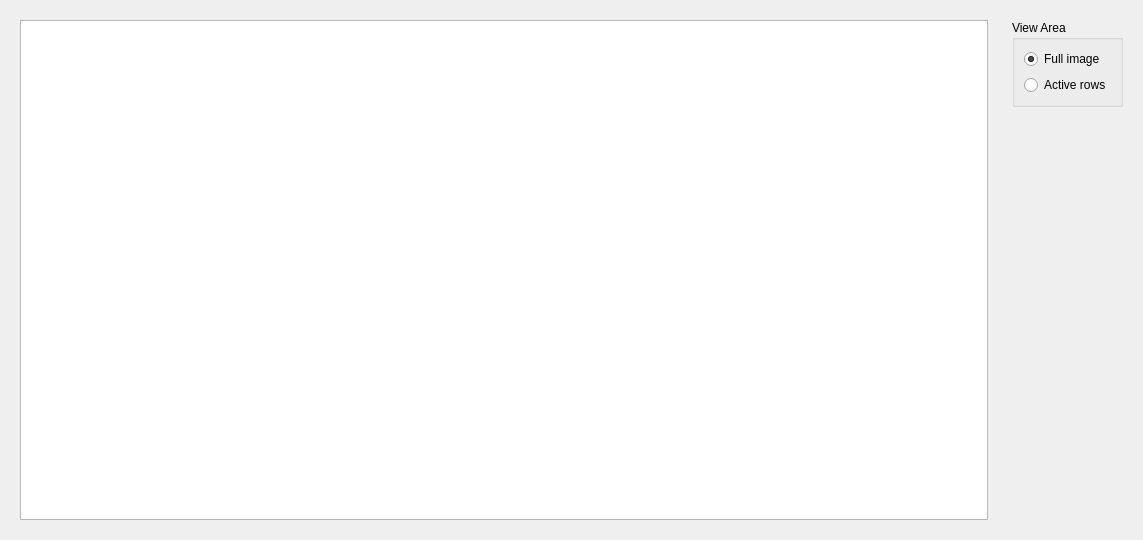
<?xml version="1.0" encoding="UTF-8"?>
<ui version="4.0">
 <class>Frame</class>
 <widget class="QFrame" name="Frame">
  <property name="geometry">
   <rect>
    <x>0</x>
    <y>0</y>
    <width>1143</width>
    <height>540</height>
   </rect>
  </property>
  <property name="windowTitle">
   <string>Frame</string>
  </property>
  <layout class="QHBoxLayout" name="horizontalLayout" stretch="0,0">
   <item>
    <widget class="QFrame" name="plotFrame">
     <layout class="QVBoxLayout" name="verticalLayout">
      <item>
       <widget class="GraphicsLayoutWidget" name="glw"/>
      </item>
     </layout>
    </widget>
   </item>
   <item>
    <widget class="QFrame" name="configFrame">
     <layout class="QVBoxLayout" name="verticalLayout_2">
      <item>
       <widget class="QGroupBox" name="viewGroupBox">
        <property name="title">
         <string>View Area</string>
        </property>
        <layout class="QVBoxLayout" name="verticalLayout_3">
         <item>
          <widget class="QRadioButton" name="imageRadioButton">
           <property name="text">
            <string>Full image</string>
           </property>
           <property name="checked">
            <bool>true</bool>
           </property>
          </widget>
         </item>
         <item>
          <widget class="QRadioButton" name="activeRadioButton">
           <property name="text">
            <string>Active rows</string>
           </property>
           <property name="checked">
            <bool>false</bool>
           </property>
          </widget>
         </item>
        </layout>
       </widget>
      </item>
      <item>
       <spacer name="verticalSpacer">
        <property name="orientation">
         <enum>Qt::Vertical</enum>
        </property>
        <property name="sizeHint" stdset="0">
         <size>
          <width>20</width>
          <height>40</height>
         </size>
        </property>
       </spacer>
      </item>
     </layout>
    </widget>
   </item>
  </layout>
 </widget>
 <customwidgets>
  <customwidget>
   <class>GraphicsLayoutWidget</class>
   <extends>QGraphicsView</extends>
   <header>pyqtgraph</header>
  </customwidget>
 </customwidgets>
 <resources>
  <include location="../../trspectrometer.qrc"/>
 </resources>
 <connections/>
</ui>
